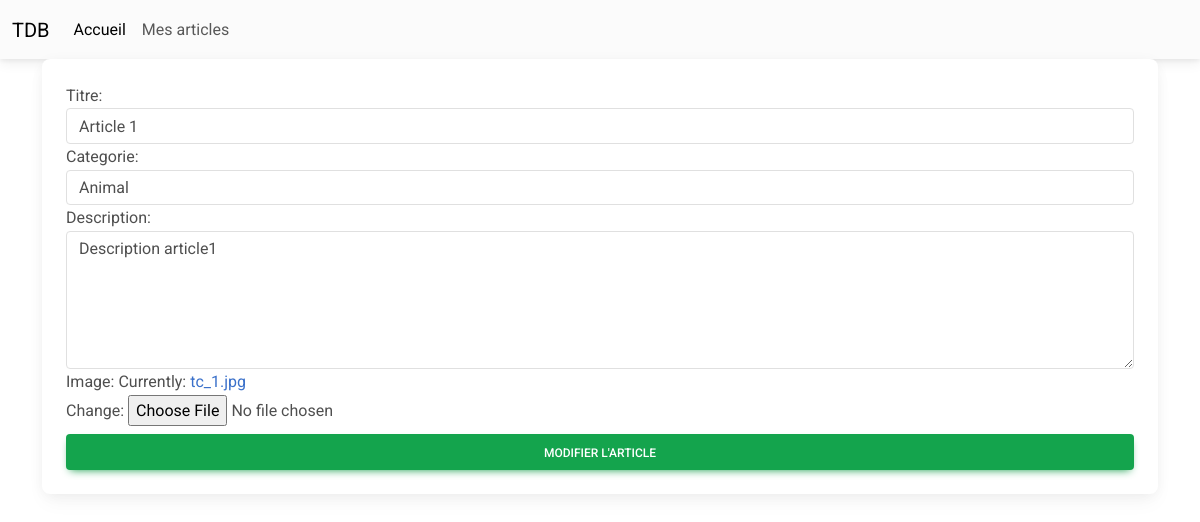
Page /my-admin/update-article/1 (signed in) on the earlier database version.
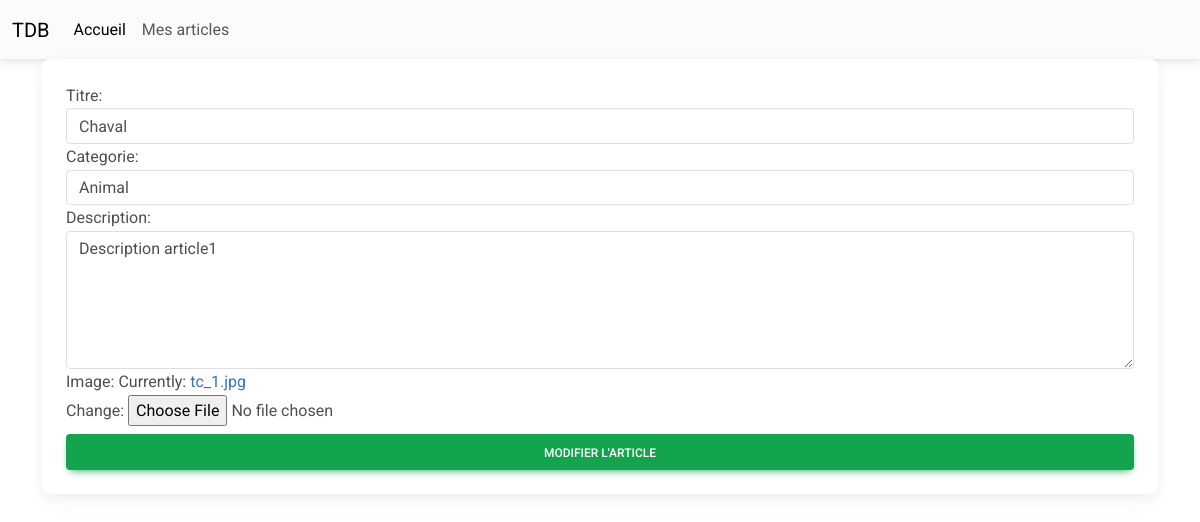
Same page on the later database version.
### blog/models.py (models this page shows, shortened)
class Article(models.Model):
    user = models.ForeignKey(User, on_delete=models.CASCADE, null=True)
    title=models.CharField(max_length=50)
    category=models.ForeignKey(Category,on_delete=models.CASCADE)
    desc=models.TextField()
    image=models.ImageField()
    created_at=models.DateTimeField(auto_now_add=True)
    updated_at=models.DateTimeField(auto_now=True)

### app_admin/views.py (the view)
# urls.py: path('update-article/<int:pk>',updateArticle.as_view(),name='update-article'),
class updateArticle (LoginRequiredMixin,UpdateView):
     model = Article
     form_class  = ArticleForm
     template_name = "app_admin/article_form.html"

### blog/forms.py
class  ArticleForm(forms.ModelForm):
    class Meta:
        model = Article
        fields= ['title','category','desc','image']
        labels = {'title': 'Titre','category': 'Categorie','desc': 'Description'}
        widgets = {
            'title':forms.TextInput(attrs={'class':'form-control'}),
            'category':forms.Select(attrs={'class':'form-control'}),
            'desc':forms.Textarea(attrs={'class':'form-control','rows': 5}),
        }

### blog/models.py (called while the page is built)
    def __str__(self):
        return self.name

### app_admin/templates/app_admin/article_form.html
{% extends 'patials/base.html' %}{% block content %}
<div class="container">
    <div class="row">
        <div class="col-md-12">
            <div class="card">
                <div class="card-body">
                    <form action="" method="post" enctype="multipart/form-data">
                        {% csrf_token %} {{form}}
                        <button class="btn btn-success btn-block mt-2">
                                           Modifier l'article
                                    </button>
                    </form>
                </div>
            </div>
        </div>
    </div>
</div>
{% endblock %}

### app_admin/templates/patials/base.html (shortened to what this page needs)
<!DOCTYPE html> {%load static %}
<html lang="en">
<head>
    <link rel="stylesheet" href="https://cdnjs.cloudflare.com/ajax/libs/font-awesome/6.0.0/css/all.min.css" />
    <link rel="stylesheet" href="{% static 'css/mdb.min.css' %}" />
</head>
<body>
    {% include '_navadmin.html' %}{% block content %} {% endblock %}
</body>
</html>

### app_admin/templates/_navadmin.html (shortened to what this page needs)
<nav class="navbar navbar-expand-lg navbar-light bg-body-tertiary">
    <div class="container-fluid">
        <a class="navbar-brand" href="#">TDB</a>
        <div class="collapse navbar-collapse" id="navbarNavAltMarkup">
            <div class="navbar-nav">
                <a class="nav-link active" aria-current="page" href="{ % url 'home' %}">Accueil</a>
                <a class="nav-link" href="{% url 'my-articles' %}">Mes articles</a>
            </div>
        </div>
    </div>
</nav>

Differences in the rows shown:
changed Article "Animal": title "Article 1" → "Chaval"
